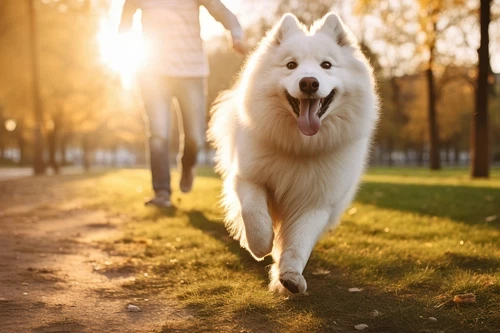
#> input picture Processing Image data in Python for Deep Learning Applications - Image Processing with Python/dog1.jpg, 500 x 333 px
$ jupyter execute 'Processing image data for Deep Learning.ipynb'
#> lines starting #> are read from the running program, lines starting #| are printed output that depends on the picture
**Topics:**

*   Reading an image file and converting it to a numpy array
*   Resizing an image
*   RGB to Grayscale conversion

**Libraries that can be used for image processing:**

1. matplotlib.image

2. Pillow

3. OpenCV (cv2)

[cell 1]
# importing the image module from matplotlib library

import matplotlib.image as mpimg
from matplotlib import pyplot as plt

import matplotlib.image as mpimg
<br>
The image module provides functions to read, display, and manipulate images (like loading images from files into Python arrays).

[cell 2]
# loading an image through matplotlib.image module

img = mpimg.imread('dog1.jpg')
#> img is the input picture: shape (333, 500, 3); mean R, G, B 172.3, 137.7, 93.2

[cell 3]
# here we find the data type of the image
type(img) # here it find the it is numpy array

[cell 4]
img.shape
#> Out = (333, 500, 3)

[cell 5]
img

[cell 6]
# displaying the image from numpy array

img_plot = plt.imshow(img)
plt.show()

Resizing the image using Pillow library

[cell 7]
from PIL import Image

[cell 8]
img = Image.open('dog1.jpg')
img_resized = img.resize((200,200))
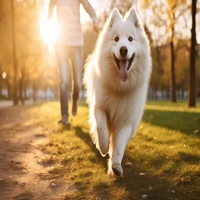
#> img_resized: PIL image 200x200 RGB; mean R, G, B 172.3, 137.7, 93.2

[cell 9]
img_resized.save('dog_image_resized.jpg')

[cell 10]
# displaying the image from numpy array

img_res = mpimg.imread('dog_image_resized.jpg')
img_res_plot = plt.imshow(img_res)
plt.show()

[cell 11]
img_res.shape
#> Out = (200, 200, 3)

**Converting RGB images to Grayscale image using OpenCV**

[cell 12]
# importing OpenCV library
import cv2

[cell 13]
img = cv2.imread('dog1.jpg')

[cell 14]
type(img)

[cell 15]
img.shape
#> Out = (333, 500, 3)

[cell 16]
grayscale_image = cv2.cvtColor(img,cv2.COLOR_RGB2GRAY)
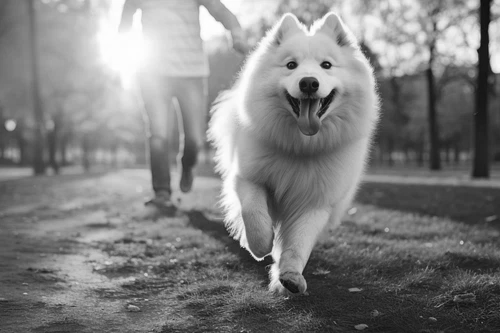
#> grayscale_image: shape (333, 500); min 12, max 255, mean 128.3

[cell 17]
type(grayscale_image)

[cell 18]
grayscale_image.shape
#> Out = (333, 500)

$ run again, with Processing Image data in Python for Deep Learning Applications - Image Processing with Python/dog2.jpg copied over Processing Image data in Python for Deep Learning Applications - Image Processing with Python/dog1.jpg
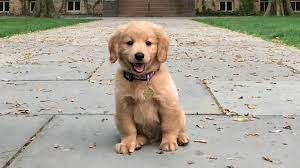
#> input picture Processing Image data in Python for Deep Learning Applications - Image Processing with Python/dog2.jpg, 300 x 168 px
#> img is the input picture: shape (168, 300, 3); mean R, G, B 168.2, 162.4, 149.1
#> `img_resized = img.resize((200,200))`:
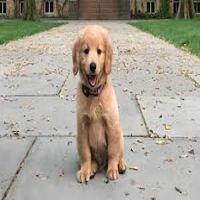
#> img_resized: PIL image 200x200 RGB; mean R, G, B 168.2, 162.4, 149.2
#> `grayscale_image = cv2.cvtColor(img,cv2.COLOR_RGB2GRAY)`:
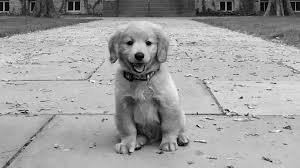
#> grayscale_image: shape (168, 300); min 0, max 253, mean 159
